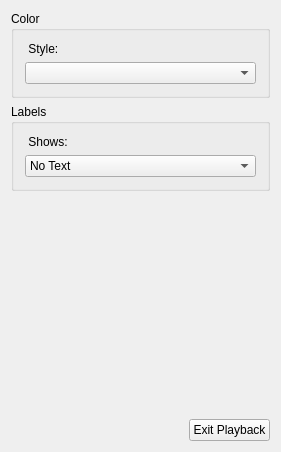
<?xml version="1.0" encoding="UTF-8"?>
<ui version="4.0">
 <class>DPlayBackOptionsPanel</class>
 <widget class="QWidget" name="DPlayBackOptionsPanel">
  <property name="geometry">
   <rect>
    <x>0</x>
    <y>0</y>
    <width>281</width>
    <height>452</height>
   </rect>
  </property>
  <property name="windowTitle">
   <string>DPlayBackOptionsPanel</string>
  </property>
  <layout class="QVBoxLayout" name="verticalLayout_3">
   <item>
    <widget class="QGroupBox" name="groupBox">
     <property name="title">
      <string>Color</string>
     </property>
     <layout class="QVBoxLayout" name="verticalLayout_2">
      <item>
       <widget class="QLabel" name="styleText_label">
        <property name="text">
         <string> Style:</string>
        </property>
       </widget>
      </item>
      <item>
       <widget class="QComboBox" name="style_comboBox">
        <property name="sizeAdjustPolicy">
         <enum>QComboBox::AdjustToContents</enum>
        </property>
       </widget>
      </item>
     </layout>
    </widget>
   </item>
   <item>
    <widget class="QGroupBox" name="cellLabels_groupBox">
     <property name="title">
      <string>Labels</string>
     </property>
     <layout class="QVBoxLayout" name="verticalLayout">
      <item>
       <widget class="QLabel" name="cellLabelText_label">
        <property name="text">
         <string> Shows:</string>
        </property>
       </widget>
      </item>
      <item>
       <widget class="QComboBox" name="cellLabel_comboBox">
        <item>
         <property name="text">
          <string>No Text</string>
         </property>
        </item>
        <item>
         <property name="text">
          <string>Cell Occupancy Value</string>
         </property>
        </item>
        <item>
         <property name="text">
          <string>Cell Occupancy Percentage%</string>
         </property>
        </item>
       </widget>
      </item>
     </layout>
    </widget>
   </item>
   <item>
    <spacer name="verticalSpacer">
     <property name="orientation">
      <enum>Qt::Vertical</enum>
     </property>
     <property name="sizeHint" stdset="0">
      <size>
       <width>20</width>
       <height>244</height>
      </size>
     </property>
    </spacer>
   </item>
   <item>
    <layout class="QHBoxLayout" name="horizontalLayout">
     <item>
      <spacer name="horizontalSpacer">
       <property name="orientation">
        <enum>Qt::Horizontal</enum>
       </property>
       <property name="sizeHint" stdset="0">
        <size>
         <width>40</width>
         <height>20</height>
        </size>
       </property>
      </spacer>
     </item>
     <item>
      <widget class="QPushButton" name="close_pushButton">
       <property name="text">
        <string>Exit Playback</string>
       </property>
      </widget>
     </item>
    </layout>
   </item>
  </layout>
 </widget>
 <layoutdefault spacing="6" margin="11"/>
 <resources/>
 <connections/>
</ui>
